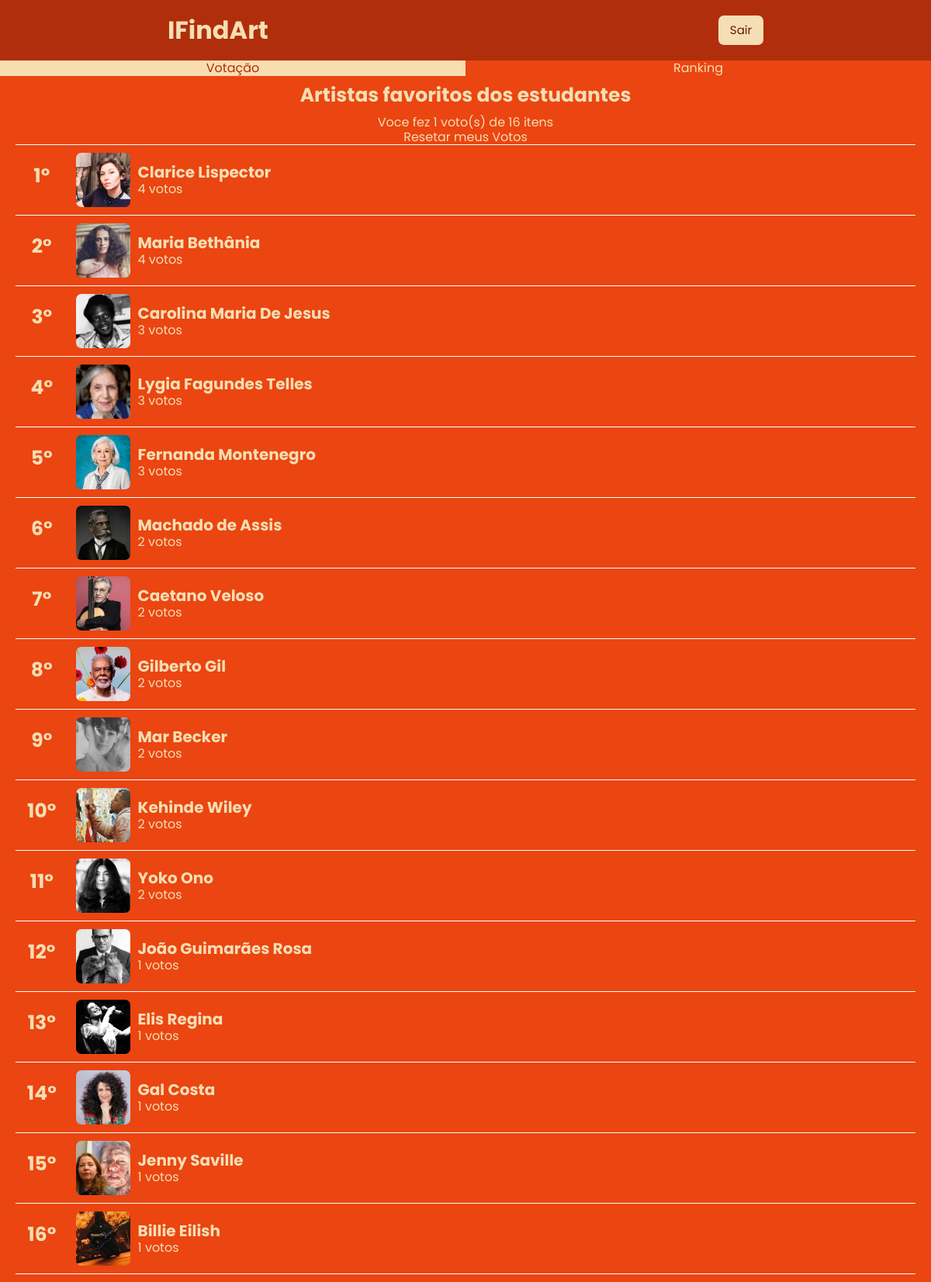
/restrita.php?mode=ranking (signed in), run on the app's committed database.
### tables this page shows
CREATE TABLE `item` (
  `idItem` int(11) NOT NULL,
  `titulo` varchar(255) NOT NULL,
  `imagem` varchar(255) NOT NULL
);

### src/MySQL.php (called while the page is built, shortened)
<?php
class MySQL {
    private $connection;
    public function __construct() {
        $this->connection = new \mysqli(HOST, USUARIO, SENHA, BANCO);
        $this->connection->set_charset("utf8");
    }
    public function consulta($sql) {
        $result = $this->connection->query($sql);
        $data = [];
        while ($row = $result->fetch_assoc()) {
            $data[] = $row;
        }
        return $data;
    }
}
?>

### src/Voto.php (called while the page is built, shortened)
<?php
require_once __DIR__ . "/MySQL.php";
class Voto implements ActiveRecord {
    public static function findAllByUsuario($idUsurio): array {
        $db = new MySQL();
        $sql = sprintf("SELECT * FROM voto WHERE idUsuario = %d", intval($idUsurio));
        $results = $db->consulta($sql);
        $votos = [];
        foreach ($results as $row) {
            $voto = $row['idItem'];
            $votos[] = $voto;
        }
        return $votos;
    }
}

### src/Item.php (called while the page is built, shortened)
<?php
require_once __DIR__ . "/MySQL.php";
class Item implements ActiveRecord {
    public static function findAll(): array {
        $db = new MySQL();
        $sql = "SELECT * FROM item";
        $results = $db->consulta($sql);
        $items = [];
        foreach ($results as $row) {
            $item = new self();
            $item->idItem = $row['idItem'];
            $item->titulo = $row['titulo'];
            $item->imagem = $row['imagem'];
            $items[] = $item;
        }
        return $items;
    }
    public static function getRankingCompleto(): array {
        $db = new MySQL();
        $sql = "
            SELECT i.idItem, i.titulo, i.imagem, COUNT(v.idVoto) AS totalVotos
            FROM item i
            LEFT JOIN voto v ON i.idItem = v.idItem AND v.isLike = 1
            GROUP BY i.idItem
            ORDER BY totalVotos DESC";
        return $db->consulta($sql);
    }
}

### restrita.php (the view, shortened to what this page needs)
<?php
$modo = isset($_GET['mode']) ? $_GET['mode'] : 'votacao';
$votados = Voto::findAllByUsuario($_SESSION['idUsuario']);
$itemAleatorio = null;
$ranking = [];
if ($modo === 'votacao') {
    $itemAleatorio = Item::getItemAleatorio($votados);
    if (!$itemAleatorio) {
        $_SESSION['error'] = "Todos os itens já foram votados.";
        header("Location: restrita.php?mode=ranking");
        exit();
    }
} elseif ($modo === 'ranking') {
    $ranking = Item::getRankingCompleto();
}
?>
<!DOCTYPE html>
<html lang="pt-br">
<head>
    <link rel="stylesheet" href="style.css">
</head>
<body>
    <div class="container" style='height:100dvh;'>
        <?php include 'HeaderFooter/header.php'; ?>
        <div class='LC' style='height: 5vh;'>
            <div class='itemLC' style='background-color:#f8ddb0; color:#B02E0C;'>
                <a href="?mode=votacao">Votação</a>
            </div>
            <div class='itemLC' style='background-color:#EB4511'>
                <a href="?mode=ranking">Ranking</a>
            </div>
        </div>
        <?php if ($modo === 'votacao'): ?>
            <div class="containerVotacao" style='height: 85vh;'>
                <?php if ($itemAleatorio): ?>
                    <div class="votacaoFoto" style="background-image: url('images/<?= htmlspecialchars($itemAleatorio['imagem']); ?>');">
                        <div class="barraArtista" >
                            <h2><?= htmlspecialchars($itemAleatorio['titulo']); ?></h2>
                            <?php
                            if (Voto::findAllByUsuario($_SESSION['idUsuario'])) {
                                $votos = Voto::findAllByUsuario($_SESSION['idUsuario']);
                                $totalVotos = count($votos);
                                $totalItens = count(Item::findAll());
                                echo "<p>{$totalVotos}/{$totalItens} itens</p>";
                                echo "<a href='resetarVotos.php' class='botaoResetarVotos' style='border: 2px solid white; padding:3px 7px; border-radius: 7px;'>Resetar meus Votos</a>";
                            }
                            ?>
                        </div>
                        <div class="containerBotoesVotacao">
                        <form class="botoesVotacao" method="POST" action="votar.php">
                            <input type="hidden" name="item_id" value="<?= $itemAleatorio['idItem']; ?>">
                            <button type="submit" name="voto" value="0" class="botao"><img src="images/dislike.png"></button>
                            <button type="submit" name="voto" value="2" class="botao">Skip</button>
                            <button type="submit" name="voto" value="1" class="botao"><img src="images/like.png"></button>
                        </form></div>
                    </div>
                <?php else: ?>
                    <p>Nenhum item disponível para votação.</p>
                <?php endif; ?>
            </div>
        <?php elseif ($modo === 'ranking'): ?>
            <div class="containerRanking">
                <h1>Artistas favoritos dos estudantes</h1>
                <?php
                if (Voto::findAllByUsuario($_SESSION['idUsuario'])) {
                    $votos = Voto::findAllByUsuario($_SESSION['idUsuario']);
                    $totalVotos = count($votos);
                    $totalItens = count(Item::findAll());
                    echo "<p>Voce fez {$totalVotos} voto(s) de {$totalItens} itens</p>";
                    echo "<a href='resetarVotos.php' class='botaoResetarVotos'>Resetar meus Votos</a>";
                }
                ?>
                <?php if (!empty($ranking)) {
                    $posicao = 0;
                    foreach ($ranking as $item) {
                        $posicao++;
                        echo "
                                <div class='item' " . ($posicao === 1 ? "style='border-top: 1px solid rgb(255, 255, 255);'" : "") . ">
                                    <div class='posicao'>
                                        <h1>{$posicao}°</h1>
                                    </div>
                                    <div class='informacoes'>
                                        <div class='boxFoto'>
                                            <img class='fotoItem' src='images/" . htmlspecialchars($item['imagem']) . "' alt='Imagem do Item'>
                                        </div>
                                        <div class='nomeVotos'>
                                            <h3>" . htmlspecialchars($item['titulo']) . "</h3>
                                            <p>" . (int)$item['totalVotos'] . " votos</p>
                                        </div>
                                    </div>
                                </div>";
                    }
                } else {
                    echo "<p>Nenhum item foi votado ainda.</p>";
                }
                ?>
            </div>
    </div>
<?php endif; ?>
</body>
</html>

### HeaderFooter/header.php (shortened to what this page needs)
<!DOCTYPE html>
<html lang="pt-br">
<head>
    <link rel="stylesheet" href="../style.css">
</head>
<body>
<header>
    <a href="index.php"><h1>IFindArt</h1></a>
    <?php if (isset($_SESSION['idUsuario']) || isset($_SESSION['adminLogado'])):  ?>
        <a href="logout.php" class='botaoClaro'>Sair</a>
    <?php endif; ?>
</header>
</body>
</html>

### style.css (style rules this page uses)
* { margin: 0; padding: 0; box-sizing: border-box; line-height: 1.2; }
.container { width: 100vw; min-height: 100vh; display: flex; flex-direction: column; font-family: 'Poppins', sans-serif; color: wheat; text-align: center; }
.main, .metade, .LouC, .preView, form, .informacoes, .tituloPV, .itemLC, .item, .posicao, .boxFoto, header, footer, .opcoes, .boxCadastroItem, .tituloAdmin, .opcoesCadastro { display: flex; align-items: center; justify-content: center; }
header, footer { background-color: #B02E0C; }
header { gap: 50%; width: 100vw; padding: 20px; height: 10vh; }
a { text-decoration: none; color: inherit; }
.item { border-bottom: 1px solid rgb(255, 255, 255); width: 100%; height: 33,3%; display: flex; padding: 10px 5px; }
.LC { width: 100vw; display: flex; flex: 1; height: 20vh; }
.itemLC { width: 50%; background-color: #ff7f3f; }
.fotoItem { width: 100%; height: 100%; object-fit: cover; display: block; }
.posicao { width: 5%; height: 100%; font-size: 12px; margin-right: 15px; }
.informacoes { flex: 1; justify-content: flex-start; }
.boxFoto { height: 70px; aspect-ratio: 1 / 1; overflow: hidden; border-radius: 10%; flex-shrink: 0; margin-right: 10px; }
.nomeVotos { height: 100%; width: 50%; text-align: left; }
.nomeVotos h3 { font-size: 20px; }
.containerRanking { background-color: #EB4511; flex:1; padding: 10px 20px; width: 100vw; }
.containerRanking h1 { margin-bottom: 10px; font-size: 25px; }
.botaoClaro { color: #6a1905; background-color: wheat; padding: 10px 15px; font-size: 15px; border-radius: 7px; }

### data on the page
item: imagem (picture), titulo "Clarice Lispector", totalVotos "4"
item: imagem (picture), titulo "Maria Bethânia", totalVotos "4"
item: imagem (picture), titulo "Carolina Maria De Jesus", totalVotos "3"
item: imagem (picture), titulo "Lygia Fagundes Telles", totalVotos "3"
item: imagem (picture), titulo "Fernanda Montenegro", totalVotos "3"
item: imagem (picture), titulo "Machado de Assis", totalVotos "2"
item: imagem (picture), titulo "Caetano Veloso", totalVotos "2"
item: imagem (picture), titulo "Gilberto Gil", totalVotos "2"
item: imagem (picture), titulo "Mar Becker", totalVotos "2"
item: imagem (picture), titulo "Kehinde Wiley", totalVotos "2"
item: imagem (picture), titulo "Yoko Ono", totalVotos "2"
item: imagem (picture), titulo "João Guimarães Rosa", totalVotos "1"
item: imagem (picture), titulo "Elis Regina", totalVotos "1"
item: imagem (picture), titulo "Gal Costa", totalVotos "1"
item: imagem (picture), titulo "Jenny Saville", totalVotos "1"
item: imagem (picture), titulo "Billie Eilish", totalVotos "1"

### other printed values
$totalVotos "1"
$totalItens "16"
